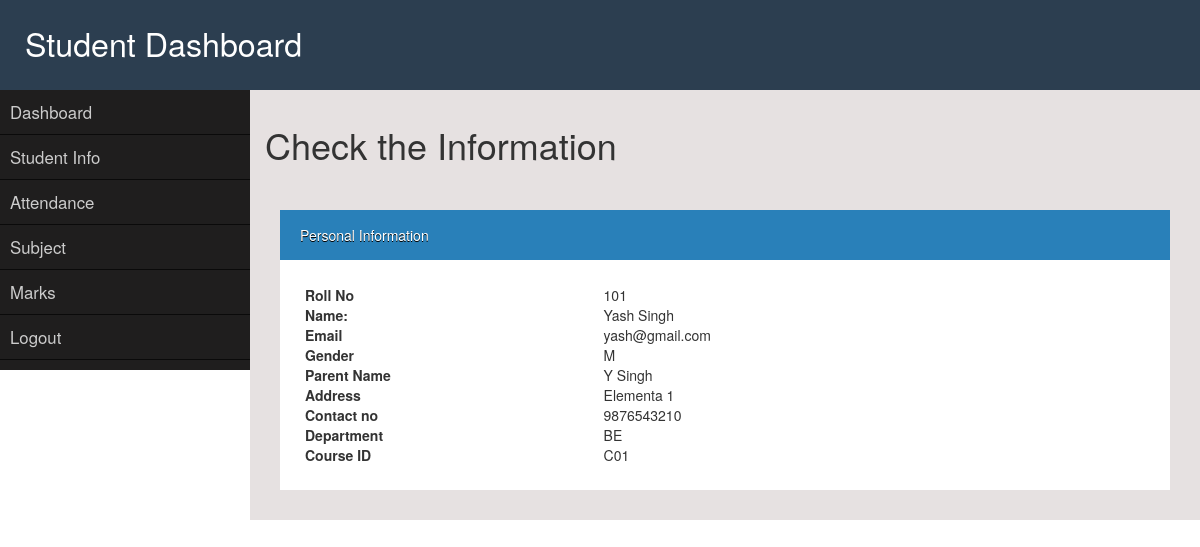
The page /info/ (signed in) on the database its author committed.
### school/models.py (models this page shows, shortened)
class Student(models.Model):
    roll_no = models.CharField(max_length=20, primary_key=True)
    name = models.CharField(max_length=200)
    student_email = models.EmailField(max_length = 100)
    password = models.CharField(max_length = 200)
    gender = models.CharField(max_length=1)
    parent_name = models.CharField(max_length=201)
    address = models.TextField(max_length=400)
    phone_no = models.CharField(max_length = 10, unique=True)
    department = models.CharField(max_length=30)
    course = models.ForeignKey(Course, on_delete=models.CASCADE, default=0)

### school/views.py (the view, shortened to what this page needs)
# urls.py: url(r'^info/$', views.info, name="info"),
def info(request):
    if 'teacher' in request.session:
        sessn_val = request.session['teacher']
        teacher_data = Teacher.objects.all().filter(teacher_id=sessn_val)
        for i in teacher_data:
            j = i.course
        subject_data = Subject.objects.all().filter(course= j)
        course_data = Course.objects.all().filter(course_name=j)
        content = {'teacher_data': teacher_data, 'subject_data':subject_data, 'course_data':course_data}
        return render(request, 'school/personal_info.html', content)
    elif 'student' in request.session:
        sessn_val = request.session['student']
        student_data = Student.objects.all().filter(roll_no=sessn_val)
        for i in student_data:
            j = i.course
        teacher_data = Teacher.objects.all().filter(course= j)
        subject_data = Subject.objects.all().filter(course= j)
        course_data = Course.objects.all().filter(course_name=j)
        content = {'student_data': student_data, 'teacher_data': teacher_data, 'subject_data':subject_data, 'course_data':course_data}
        return render(request, 'school/personal_info.html', content)

### school/models.py (called while the page is built)
    def __str__(self):
        return self.course_name

### templates/school/personal_info.html (shortened to what this page needs)
{%  extends "school/dashboard.html" %}
                    {% block dashboard %}
                    <h1>Check the Information</h1>
                    <br>
                    <div id="box">
                        <div class="box-top">Personal Information</div>
                        <div class="box-panel">
                          {% if 'teacher' in request.session %}
                                {% for i in teacher_data %}
                                <table style="width:80%">
                                    <tr>
                                      <th>Teacher ID</th>
                                      <td>{{ i.teacher_id }}</td>
                                    </tr>
                                    <tr>
                                      <th>Name</th>
                                      <td>{{ i.teacher_name }}</td>
                                    </tr>
                                    <tr>
                                      <th>Email</th>
                                      <td>{{ i.email }}</td>
                                    </tr>
                                    <tr>
                                      <th>Contact No</th>
                                      <td>{{ i.phone_no }}</td>
                                    </tr>
                                    <tr>
                                      <th>Course</th>
                                      <td>{{ i.course }}</td>
                                    </tr>
                                </table>
                                {% endfor %}
                          {% else %}
                                {% for i in student_data %}
                                    <table style="width:80%">
                                            <tr>
                                              <th>Roll No</th>
                                              <td>{{ i.roll_no }}</td>
                                            </tr>
                                            <tr>
                                              <th>Name:</th>
                                              <td>{{ i.name }}</td>
                                            </tr>
                                            <tr>
                                              <th>Email</th>
                                              <td>{{ i.student_email }}</td>
                                            </tr>
                                            <tr>
                                              <th>Gender</th>
                                              <td>{{ i.gender }}</td>
                                            </tr>
                                            <tr>
                                              <th>Parent Name</th>
                                              <td>{{ i.parent_name }}</td>
                                            </tr>
                                            <tr>
                                              <th>Address</th>
                                              <td>{{ i.address }}</td>
                                            </tr>
                                            <tr>
                                              <th>Contact no</th>
                                              <td>{{ i.phone_no }}</td>
                                            </tr>
                                            <tr>
                                              <th>Department</th>
                                              <td>{{ i.department }}</td>
                                            </tr>
                                            <tr>
                                              <th>Course ID</th>
                                              <td>{{ i.course_id }}</td>
                                            </tr>
                                    </table>
                                  {% endfor %}
                          {% endif %}
                        </div>
                    </div>
            </div>
{% endblock %}

### static/school/style.css (style rules this page uses)
* { margin: 0; padding: 0; box-sizing: border-box; }
body { font-family: Georgia, 'Times New Roman', Times, serif; }
div#box { margin: 15px; }
div#box .box-top { color: #fff; text-shadow: 0px 1px #000; background-color: #2980b9; padding: 15px; padding-left: 20px; font-weight: 300; }
div#box .box-panel { padding: 25px; background-color: #fff; color: #333; }
th, td { padding: 15px; text-align: left; }

### rows shown on the page
Student: roll_no "101", name "Yash Singh", student_email "yash@gmail.com", gender "M", parent_name "Y Singh", address "Elementa 1", phone_no "9876543210", department "BE", course_id "C01"
